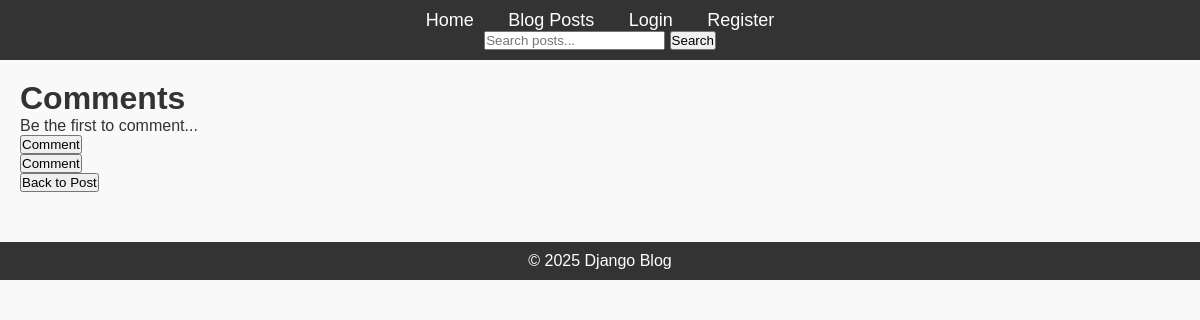
Before: /blog/post/14/comments with the older database file.
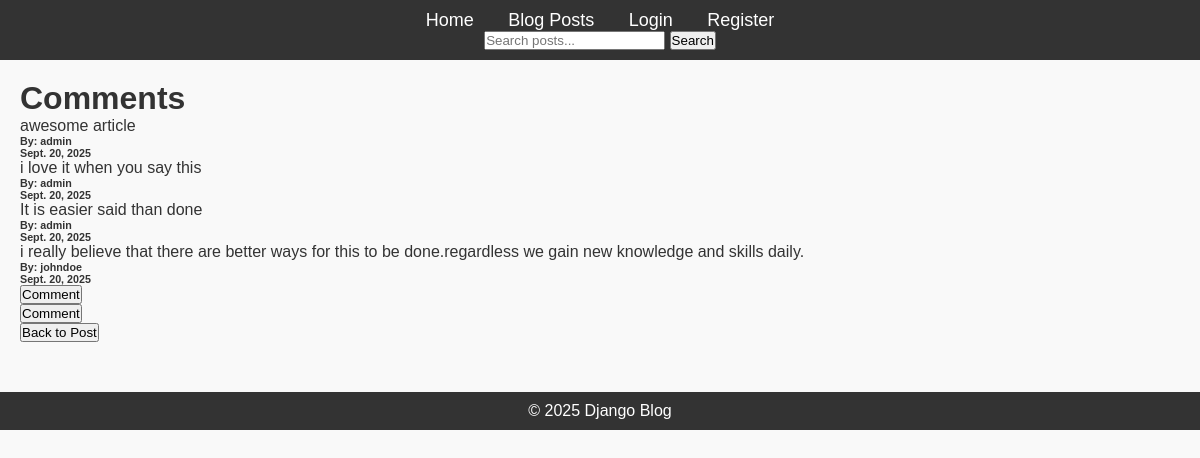
After: the same page with the newer database file.
### blog/models.py (models this page shows)
class Comment(models.Model):
    post = models.ForeignKey(Post, on_delete=models.CASCADE, related_name='comments')
    author = models.ForeignKey(User, on_delete=models.CASCADE)
    content = models.TextField()
    created_at = models.DateField(auto_now_add=True)
    updated_at = models.DateField(auto_now_add=True)

### blog/views.py (the view, shortened to what this page needs)
# urls.py: path('post/<int:pk>/comments', CommentListView.as_view(), name='list_comments'),
class CommentListView(ListView):
    model = Comment
    template_name = 'blog/list_comments.html'
    ordering = '-created_at'
    def get_context_data(self, **kwargs):
        context = super().get_context_data(**kwargs)
        posts = Post.objects.get(pk=self.kwargs.get('pk'))
        context['post'] = posts
        context['comments'] = Comment.objects.all().filter(post=posts)
        return context

### blog/templates/blog/list_comments.html (shortened to what this page needs)
{% extends 'blog/base.html' %}
{% block content %}
  <h1>Comments</h1>
      {% if comments %}
      {% for comment in comments %}
          <p>
              {{comment.content}}
          </p>
          <h6>By: {{ comment.author }}</h6>
          <h6>{{ comment.created_at }}</h6>
      {% endfor %}
      {% else %}
        <p>Be the first to comment...</p>
      {% endif %}
      {% include "blog/create_comment.html" with form=comment %}
{% block form %}
  <p> {% include "blog/create_comment.html"  %} </p>
{% endblock %}
<a href="{% url 'viewing_post' pk=post.id %}">
    <button>Back to Post</button>
</a>
{% endblock %}

### blog/templates/blog/base.html (shortened to what this page needs)
{% load static %}
<!DOCTYPE html>
<html lang="en">
<head>
    <link rel="stylesheet" href="{% static 'css/styles.css' %}">
</head>
<body>
    <header>
        <nav>
            <ul>
                <li><a href="{% url 'home' %}">Home</a></li>
                <li><a href="{% url 'list_posts' %}">Blog Posts</a></li>
                {% if user.is_authenticated %}
                    <li><a href="{% url 'user_profile' pk=user.id %}">Profile</a></li>
                    <li><a href="{% url 'create_post' %}">Create Blog</a></li>
                    <li>
                        <a href="">
                            <form method="post" action="{% url 'logout' %}">
                                {% csrf_token %}
                                <button type="submit">Logout</button>
                            </form>
                        </a>
                    </li>
                {% else %}
                    <li><a href="{% url 'login' %}">Login</a></li>
                    <li><a href="{% url 'register' %}">Register</a></li>
                {% endif %}
            </ul>
        </nav>
        <h4>{% include "blog/search_header.html" with form=form %} </h4>
    </header>
    <div class="content">
        {% block content %}{% endblock %}
    </div>
    <footer>
        <p>&copy; 2025 Django Blog</p>
    </footer>
</body>
</html>

### blog/templates/blog/search_header.html
<form action="{% url 'search' %}" method="get">
    <input type="text" name="q" placeholder="Search posts..." value="{{ query|default:'' }}">
    <button type="submit">Search</button>
</form>

### blog/templates/blog/create_comment.html (shortened to what this page needs)
<form method="post">
    <button type="submit">Comment</button>
</form>

### blog/static/css/styles.css (style rules this page uses)
* { margin: 0; padding: 0; box-sizing: border-box; }
body { font-family: Arial, sans-serif; background-color: #f9f9f9; color: #333; }
header { background-color: #333; padding: 10px; text-align: center; }
header nav ul { list-style-type: none; }
header nav ul li { display: inline; margin: 0 15px; }
header nav ul li a { color: white; text-decoration: none; font-size: 18px; }
.content { margin: 20px; }
footer { text-align: center; margin-top: 50px; padding: 10px; background-color: #333; color: white; }

Changed rows visible on the page:
added Comment: content "awesome article", author "admin", created_at "Sept. 20, 2025"
added Comment: content "i love it when you say this", author "admin", created_at "Sept. 20, 2025"
added Comment: content "It is easier said than done", author "admin", created_at "Sept. 20, 2025"
added Comment: content "i really believe that there are better ways for this to be done.regardless we gain new knowledge and skills daily.", author "johndoe", created_at "Sept. 20, 2025"
Other visible differences:
text no longer shown: "Be the first to comment..."
